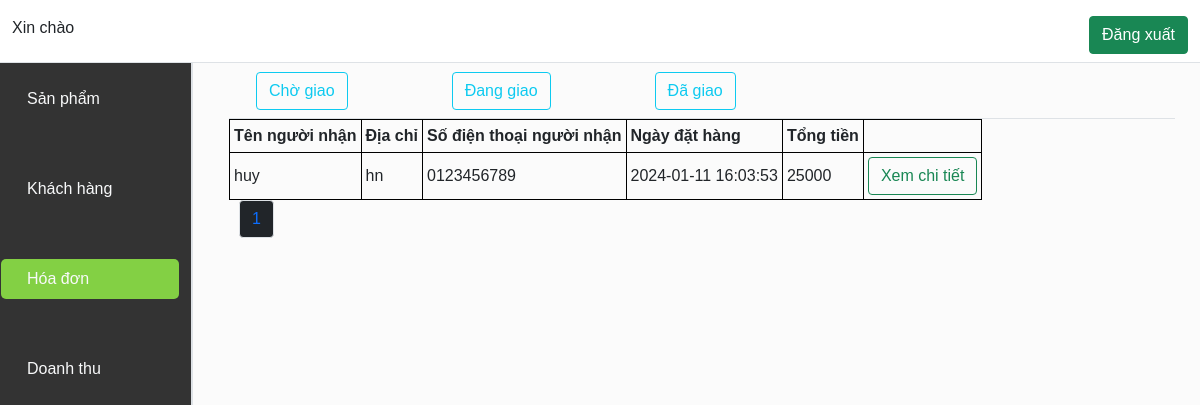
/admin/menu.php?detail=2&tab=hoadon, run on the app's committed database.
### tables this page shows
CREATE TABLE `tbl_order` (
  `id` int(11) NOT NULL,
  `cus_id` int(11) NOT NULL,
  `receiver_name` varchar(50) NOT NULL,
  `address` varchar(50) NOT NULL,
  `phone` char(20) NOT NULL,
  `created_at` timestamp NOT NULL DEFAULT current_timestamp() ON UPDATE current_timestamp(),
  `total` int(11) NOT NULL,
  `status` int(11) NOT NULL
);

### admin/delivery_detail/dang_giao.php (the view, shortened to what this page needs)
<?php
if (isset($_GET['page'])) {
    $page = $_GET['page'];
} else {
    $page = 1;
}
$row_per_page = 5;
$per_row = ($page - 1) * $row_per_page;
$sql = mysqli_query($conn, "SELECT * FROM tbl_order WHERE status = 1 LIMIT " . $per_row . "," . $row_per_page);
?>
<table>
    <tr>
        <th>Tên người nhận</th>
        <th>Địa chỉ</th>
        <th>Số điện thoại người nhận</th>
        <th>Ngày đặt hàng</th>
        <th>Tổng tiền</th>
    </tr>
    <?php while ($orders = mysqli_fetch_array($sql)) { ?>
        <tr>
            <td>
                <?php echo $orders['receiver_name'] ?>
            </td>
            <td>
                <?php echo $orders['address'] ?>
            </td>
            <td>
                <?php echo $orders['phone'] ?>
            </td>
            <td>
                <?php echo $orders['created_at'] ?>
            </td>
            <td>
                <?php echo $orders['total'] ?>
            </td>
            <td>
                <a target="_blank" href="./delivery_detail/order_detail.php?id=<?php echo $orders['id'] ?>" ><button class="btn btn-outline-success">Xem chi tiết</button></a>
            </td>
        </tr>
        <?php
    }
    ?>
</table>

### data on the page
tbl_order: receiver_name "huy", address "hn", phone "0123456789", created_at "2024-01-11 16:03:53", total "25000"
